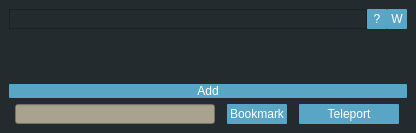
<?xml version="1.0" encoding="UTF-8"?>
<ui version="4.0">
 <class>MyMainWindow</class>
 <widget class="QMainWindow" name="MyMainWindow">
  <property name="geometry">
   <rect>
    <x>0</x>
    <y>0</y>
    <width>416</width>
    <height>133</height>
   </rect>
  </property>
  <property name="windowTitle">
   <string>MyMainWindow</string>
  </property>
  <property name="styleSheet">
   <string notr="true">QWidget {
background-color: rgb(36, 43, 46);
color: rgb(255, 255, 255);
}

QPushButton:hover{
	background-color: rgb(209, 225, 219);
	color: rgb(50, 52, 64);
}

QPushButton{background-color: rgb(89, 165, 198);
border-radius:1
}


QPushButton:pressed{
background-color: rgb(168, 162, 142);
border-style:inset;
}

QLineEdit {
background-color: rgb(168, 162, 142);
}

#line, #line_2 {
background-color:rgb(209, 225, 219)
}</string>
  </property>
  <widget class="QWidget" name="centralwidget">
   <layout class="QVBoxLayout" name="verticalLayout">
    <item>
     <layout class="QHBoxLayout" name="horizontalLayout" stretch="0,0,0">
      <property name="spacing">
       <number>0</number>
      </property>
      <item>
       <widget class="QFrame" name="frame">
        <property name="maximumSize">
         <size>
          <width>400</width>
          <height>20</height>
         </size>
        </property>
        <property name="frameShape">
         <enum>QFrame::StyledPanel</enum>
        </property>
        <property name="frameShadow">
         <enum>QFrame::Raised</enum>
        </property>
       </widget>
      </item>
      <item>
       <widget class="QPushButton" name="btnHelp">
        <property name="maximumSize">
         <size>
          <width>20</width>
          <height>20</height>
         </size>
        </property>
        <property name="text">
         <string>?</string>
        </property>
       </widget>
      </item>
      <item>
       <widget class="QPushButton" name="btnWeb">
        <property name="maximumSize">
         <size>
          <width>20</width>
          <height>20</height>
         </size>
        </property>
        <property name="text">
         <string>W</string>
        </property>
       </widget>
      </item>
     </layout>
    </item>
    <item>
     <widget class="QLabel" name="lblHeader">
      <property name="midLineWidth">
       <number>5</number>
      </property>
      <property name="text">
       <string/>
      </property>
      <property name="pixmap">
       <pixmap resource="../teleporter_tool_icons.qrc">:/newPrefix/header.png</pixmap>
      </property>
     </widget>
    </item>
    <item>
     <widget class="QPushButton" name="btnAdd">
      <property name="text">
       <string>Add</string>
      </property>
     </widget>
    </item>
    <item>
     <layout class="QHBoxLayout" name="mainLayout">
      <item>
       <widget class="QLineEdit" name="lineEdit">
        <property name="maximumSize">
         <size>
          <width>200</width>
          <height>20</height>
         </size>
        </property>
       </widget>
      </item>
      <item>
       <widget class="QPushButton" name="btnGetPosition">
        <property name="maximumSize">
         <size>
          <width>60</width>
          <height>20</height>
         </size>
        </property>
        <property name="text">
         <string>Bookmark</string>
        </property>
       </widget>
      </item>
      <item>
       <widget class="QPushButton" name="btnTeleport">
        <property name="maximumSize">
         <size>
          <width>100</width>
          <height>20</height>
         </size>
        </property>
        <property name="text">
         <string>Teleport</string>
        </property>
       </widget>
      </item>
     </layout>
    </item>
   </layout>
  </widget>
 </widget>
 <resources>
  <include location="../teleporter_tool_icons.qrc"/>
 </resources>
 <connections/>
</ui>
